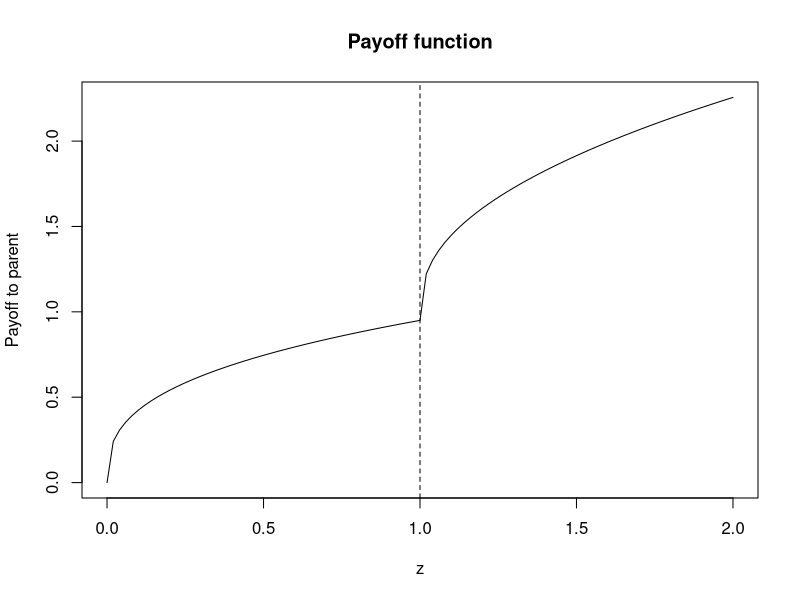
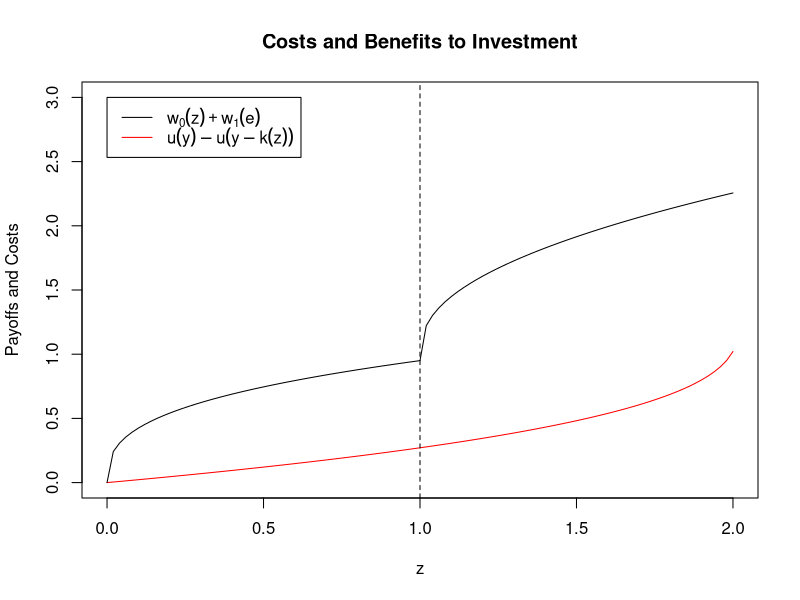
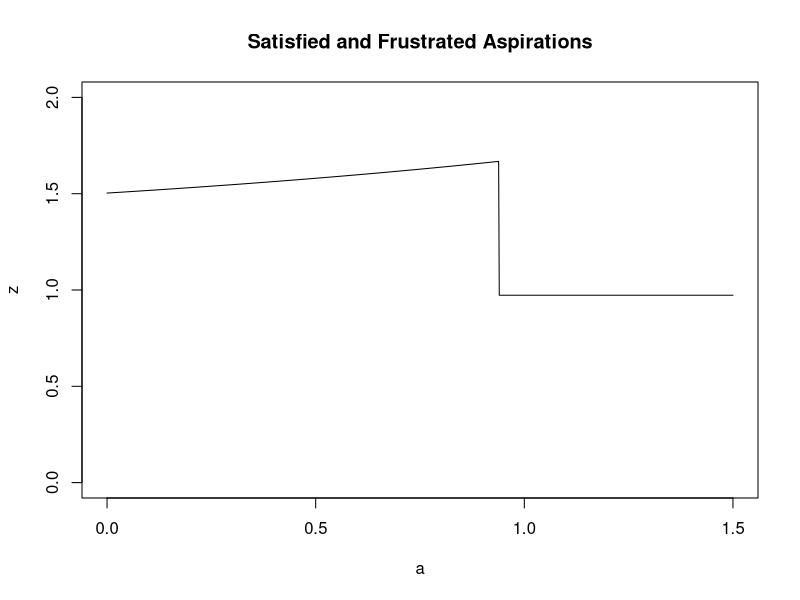

Reproduce these figures in R, in order.
## ---- chunk 1
# Parameters
sig <- 0.65
del <- 0.95
pi <- 1.1

# Payoff functions
util <- function(c) {c ^ (1 - sig)}
w0 <- function(z) {del * z ^ (1 - sig)}
w1 <- function(e) {del * pi * e ^ (1 - sig)}
fig1_payoff <- function(z, a) {
  w0(z) + w1(max(c(z - a, 0)))
}
fig1_payoff <- Vectorize(fig1_payoff, vectorize.args = "z")
## ---- chunk 2
curve(fig1_payoff(x, a = 1), from = 0, to = 2, 
      main = "Payoff function", xlab = "z", ylab = "Payoff to parent")
abline(v = 1, lty = "dashed")
## ---- chunk 3
rho <- 1.01
prod <- function(z) rho * z
finv <- function(z) z / rho # called 'k' in the paper
fig2_cost <- function(y, z){
  util(y) - util(y - finv(z))
}
fig2_cost <- Vectorize(fig2_cost, vectorize.args = "z")

## ---- chunk 4
curve(fig2_cost(y = 2, x), from = 0, to = 2, ylim = c(0, 3), xlab = "z",
      ylab = "Payoffs and Costs", main = "Costs and Benefits to Investment",
      col = "red")
curve(fig1_payoff(x, a = 1), from = 0, to = 2, add = T)
abline(v = 1, lty = "dashed")
legend(0, 3, col = c("black", "red"), lty = c(1,1),
       legend = c(expression(w[0](z) + w[1](e)),
                  expression(u(y) - u(y - k(z)))))
## ---- chunk 5
# Derivatives
util_p <- function(c) {(1 - sig) * c ^ -sig}
w0_p <- function(z) {del * (1 - sig) * z ^ -sig}
w1_p <- function(e) {del * pi * (1 - sig) * e ^ -sig}

zopt0 <- function(z, y) { # z < a
  w0_p(z) - (util_p(y - finv(z)) / rho)
}
zopt0 <- Vectorize(zopt0, vectorize.args = "z")

zopt1 <- function(z, y, a) { # z > a
  w0_p(z) + w1_p(z - a) - (util_p(y - finv(z)) / rho)
}
zopt1 <- Vectorize(zopt1, vectorize.args = "z")

find_z <- function(z, y, a){
  # Find the roots
  z0 = uniroot(zopt0, interval = c(0, 2), y = y, extendInt = "yes")$root
  z1 = uniroot(zopt1, interval = c(1.5, 1.6), y = y, a = a, extendInt = "yes")$root
  
  # Which is better?
  u0 = util(y - finv(z0)) + w0(z0)
  u1 = util(y - finv(z1)) + w0(z0) + w1(max(c(z0 - a, 0)))
  
  if (u0 > u1) {
    return(z0)
  } else {
    return(z1)
  }
}

## ---- chunk 6

x <- seq(0, 1.5, length.out = 1000)
opt_z <- lapply(x, function(x) find_z(y = 2, a = x))
plot(x, unlist(opt_z), ylim = c(0, 2), type = "l", 
     main = "Satisfied and Frustrated Aspirations",
     xlab = "a", ylab = "z"
)
